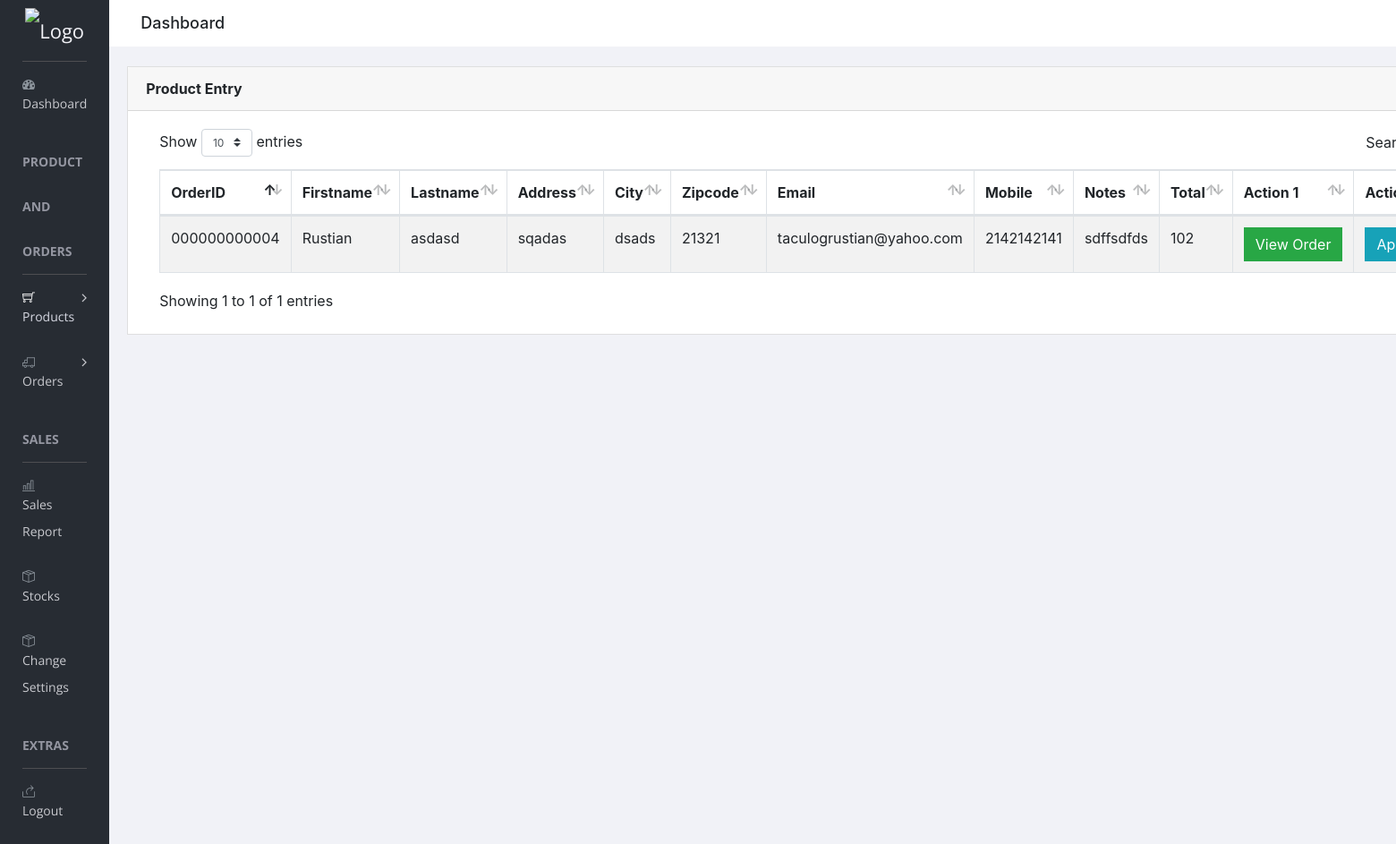
The app's page /ThesisKenji/dashboard.php (signed in) with its own data.
### tables this page shows
CREATE TABLE `orders` (
  `OrderID` float UNSIGNED ZEROFILL NOT NULL,
  `Firstname` varchar(30) NOT NULL,
  `Lastname` varchar(30) NOT NULL,
  `House` varchar(100) NOT NULL,
  `City` varchar(30) NOT NULL,
  `Zipcode` varchar(10) NOT NULL,
  `Email` varchar(30) NOT NULL,
  `Mobile` varchar(11) NOT NULL,
  `Notes` varchar(250) NOT NULL,
  `Items` text NOT NULL,
  `Total` varchar(255) NOT NULL,
  `Status` varchar(25) NOT NULL,
  `DateApproved` date NOT NULL,
  `OrderStatus` varchar(255) NOT NULL
);

### ThesisKenji/dashboard.php (the view, shortened to what this page needs)
<!doctype html>
<html class="no-js" lang="en">
<head>
    <link rel="stylesheet" href="vendors/bootstrap/dist/css/bootstrap.min.css">
    <link rel="stylesheet" href="vendors/font-awesome/css/font-awesome.min.css">
    <link rel="stylesheet" href="vendors/themify-icons/css/themify-icons.css">
    <link rel="stylesheet" href="vendors/flag-icon-css/css/flag-icon.min.css">
    <link rel="stylesheet" href="vendors/selectFX/css/cs-skin-elastic.css">
    <link rel="stylesheet" href="vendors/datatables.net-bs4/css/dataTables.bootstrap4.min.css">
    <link rel="stylesheet" href="vendors/datatables.net-buttons-bs4/css/buttons.bootstrap4.min.css">
    <link rel="stylesheet" href="assets/css/style.css">
</head>
<body>
    <aside id="left-panel" class="left-panel">
        <nav class="navbar navbar-expand-sm navbar-default">
            <div class="navbar-header">
                <a class="navbar-brand" href="./"><img src="images/footervs.png" alt="Logo"></a>
            </div>
            <div id="main-menu" class="main-menu collapse navbar-collapse">
                <ul class="nav navbar-nav">
                    <li>
                        <a href="dashboard.php"> <i class="menu-icon fa fa-dashboard"></i>Dashboard </a>
                    </li>
                    <h3 class="menu-title">Product and Orders</h3>
                    <li class="menu-item-has-children dropdown active">
                        <a href="#" class="dropdown-toggle" data-toggle="dropdown" aria-haspopup="true" aria-expanded="false" class=""> <i class="menu-icon ti-shopping-cart"></i>Products</a>
                    </li>
                    <li class="menu-item-has-children dropdown">
                        <a href="#" class="dropdown-toggle" data-toggle="dropdown" aria-haspopup="true" aria-expanded="false"> <i class="menu-icon fa ti-truck"></i>Orders</a>
                    </li>
                    <h3 class="menu-title">SALES</h3>
                    <li>
                        <a href="SalesView.php"> <i class="menu-icon ti-bar-chart"></i>Sales Report</a>
                    </li>
                    <li>
                        <a href="StocksView.php"> <i class="menu-icon ti-package"></i>Stocks</a>
                    </li>
                    <li>
                        <a href="change_settings.php"> <i class="menu-icon ti-package"></i>Change Settings</a>
                    </li>
                    <h3 class="menu-title">Extras</h3>
                    <li>
                        <a href="Logout.php"> <i class="menu-icon ti-share"></i>Logout</a>
                    </li>
                </ul>
            </div>
        </nav>
    </aside>
    <div id="right-panel" class="right-panel">
        <div class="breadcrumbs">
            <div class="col-sm-4">
                <div class="page-header float-left">
                    <div class="page-title">
                        <h1>Dashboard</h1>
                    </div>
                </div>
            </div>
            <div class="col-sm-8">
            </div>
        </div>
        <div class="content mt-3">
            <div class="animated fadeIn">
                <div class="row">
                    <div class="col-lg-12">
                        <div class="card">
                            <div class="card-header">
                                <strong class="card-title">Product Entry</strong>
                            </div>
                            <div class="card-body">
                                <div class="col-lg-12">
                                    <div class="row">
                                        <div class="col-md-12">
                                           <table id="bootstrap-data-table-export" class="table table-striped table-bordered">
                                               <thead>
                                                   <tr>
                                                       <th>OrderID</th>
                                                       <th>Firstname</th>
                                                       <th>Lastname</th>
                                                       <th>Address</th>
                                                       <th>City</th>
                                                       <th>Zipcode</th>
                                                       <th>Email</th>
                                                       <th>Mobile</th>
                                                       <th>Notes</th>
                                                       <th>Total</th>
                                                        <th>Action 1</th>
                                                       <th>Action 2</th>
                                                   </tr>
                                               </thead>
                                               <tbody>
                                                <?php
                                                include("SQL.php");
                                                $sql = "SELECT * FROM orders";
                                                $result = $conn->query($sql);
                                                    if($result->num_rows > 0)
                                                    {
                                                        while($row = $result->fetch_assoc()){
                                                            echo "<tr>";
                                                            echo "<td>". $row["OrderID"]."</td>";
                                                            echo "<td>". $row["Firstname"]."</td>";
                                                            echo "<td>". $row["Lastname"]."</td>";
                                                            echo "<td>". $row["House"]."</td>";
                                                            echo "<td>". $row["City"]."</td>";
                                                            echo "<td>". $row["Zipcode"]."</td>";
                                                            echo "<td>". $row["Email"]."</td>";
                                                            echo "<td>". $row["Mobile"]."</td>";
                                                            echo "<td>". $row["Notes"]."</td>";
                                                            echo "<td>". $row["Total"]."</td>";
                                                            echo "<td><a href='view_order.php?GetOrderID=".$row["OrderID"]."'><button type='button' class='btn btn-success form-control'>View Order</button></td>";
                                                            echo "<td><a href='OrdersApprove.php?GetOrderID=".$row["OrderID"]."'><button type='button' class='btn btn-info form-control'>Approve Order</button></td>";
                                                            echo "</tr>";
                                                        }
                                                    }
                                                    else
                                                    {
                                                     echo "0 Results";
                                                    }
                                                ?>
                                               </tbody>
                                           </table>
                                       </div>
                                    </div>
                                </div>
                            </div>
                        </div>
                    </div>
                </div>
            <br>
            </div>
        </div>
            </div>
</body>
</html>

### records on screen
orders: OrderID "000000000004", Firstname "Rustian", Lastname "asdasd", House "sqadas", City "dsads", Zipcode "21321", Email "taculogrustian@yahoo.com", Mobile "2142142141", Notes "sdffsdfds", Total "102"
